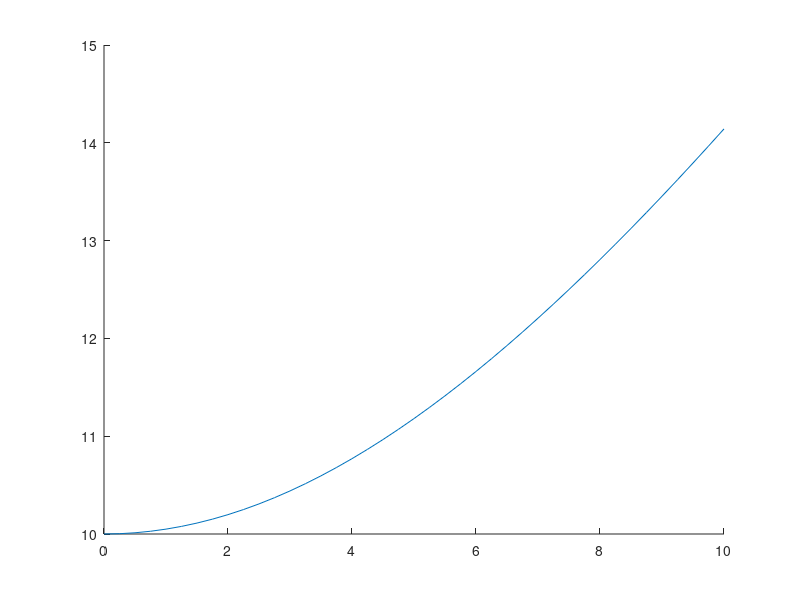

Here is the MATLAB script that generated this plot: (Note: this script raises an error after producing the figure.)
% clear workspace
clear
% set x as a range of 41 values between 0 and 10
x = linspace(0, 10, 41);
% set f as an anonymous function that takes two arguments
f = @(u, a) sqrt(u .^ 2 + a .^ 2);
% set y as the result of f applied to x and 10
y = f(x, 10);
% plot x and y and allow additional plots to be added
hold on
plot(x, y)
% set z as the result of do_array_2 applied to y
z = do_array_2(y);
% plot x and z
plot(x, z)
% set d as the result of f applied to x and 5
d = f(x, 5)
% set c as a 41 element array of NaN
c = nan(1, 41);
% set the first 21 elements of c to 21
c(1:21) = 21
% set the last 20 elements of c to 41
c(22:end) = 41
% set t as the sum of c and d
t = c + d
% plot x and t
plot(x, t)
% set w as the result of do_array_2 applied to t
w = do_array_2(t)
% plot x and w
plot(x, w)
